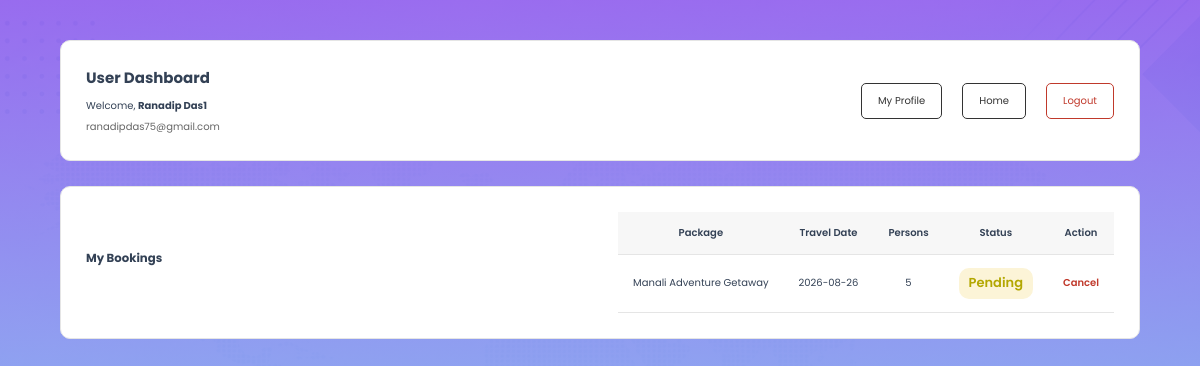
/user/dashboard.php (signed in), run on the app's committed database.
### tables this page shows
CREATE TABLE `bookings` (
  `id` int(10) UNSIGNED NOT NULL,
  `user_id` int(10) UNSIGNED NOT NULL,
  `package_id` int(10) UNSIGNED NOT NULL,
  `travel_date` date NOT NULL,
  `persons` int(10) UNSIGNED NOT NULL,
  `special_request` text DEFAULT NULL,
  `booking_status` enum('Pending','Confirmed','Cancelled') NOT NULL DEFAULT 'Pending',
  `created_at` timestamp NOT NULL DEFAULT current_timestamp()
);

CREATE TABLE `packages` (
  `id` int(10) UNSIGNED NOT NULL,
  `title` varchar(150) NOT NULL,
  `location` varchar(150) NOT NULL,
  `description` text NOT NULL,
  `price` decimal(10,2) NOT NULL,
  `duration_days` tinyint(3) UNSIGNED NOT NULL,
  `image` varchar(255) NOT NULL,
  `status` enum('active','inactive') NOT NULL DEFAULT 'active',
  `created_at` timestamp NOT NULL DEFAULT current_timestamp(),
  `updated_at` timestamp NOT NULL DEFAULT current_timestamp() ON UPDATE current_timestamp()
);

### includes/functions.php (called while the page is built, shortened)
<?php
function e($value): string
{
    return htmlspecialchars((string) $value, ENT_QUOTES, 'UTF-8');
}

### user/dashboard.php (the view, shortened to what this page needs)
<?php
require_once '../config/database.php';
require_once '../includes/functions.php';
$bookingStatement = $pdo->prepare(
    "SELECT
        bookings.id,
        packages.title,
        bookings.travel_date,
        bookings.persons,
        bookings.booking_status,
        bookings.created_at
    FROM bookings
    INNER JOIN packages
        ON bookings.package_id = packages.id
    WHERE bookings.user_id = :user_id
    ORDER BY bookings.created_at DESC"
);
$bookingStatement->execute([
    'user_id' => $_SESSION['user_id']
]);
$bookings = $bookingStatement->fetchAll();
?>
<!DOCTYPE html>
<html lang="en">
<head>
    <link
        rel="stylesheet"
        href="../assets/css/style.css"
    >
</head>
<body class="user-dashboard-page">
    <div class="dashboard-container">
    <div class="dashboard-header">
        <div>
            <h2>User Dashboard</h2>
            <p>
                Welcome,
                <strong><?= e($_SESSION['full_name']) ?></strong>
            </p>
            <p class="dashboard-email">
                <?= e($_SESSION['email']) ?>
            </p>
        </div>
        <div class="dashboard-actions">
            <a
                href="profile.php"
                class="dashboard-btn"
            >
                My Profile
            </a>
            <a
                href="../index.php"
                class="dashboard-btn"
            >
                Home
            </a>
            <a
                href="../auth/logout.php"
                class="dashboard-btn logout-btn"
            >
                Logout
            </a>
        </div>
    </div>
    <div class="dashboard-section">
        <h3>My Bookings</h3>
        <?php if (empty($bookings)) { ?>
            <div class="empty-message">
                No bookings found.
            </div>
        <?php } else { ?>
            <div class="table-responsive">
                <table class="dashboard-table">
                    <thead>
                        <tr>
                            <th>Package</th>
                            <th>Travel Date</th>
                            <th>Persons</th>
                            <th>Status</th>
                            <th>Action</th>
                        </tr>
                    </thead>
                    <tbody>
                    <?php
                    foreach ($bookings as $booking) {
                        $status = strtolower(
                            $booking['booking_status']
                        );
                    ?>
                        <tr>
                            <td>
                                <?= e($booking['title']) ?>
                            </td>
                            <td>
                                <?= e($booking['travel_date']) ?>
                            </td>
                            <td>
                                <?= e($booking['persons']) ?>
                            </td>
                            <td>
                                <?php if ($status === 'pending') { ?>
                                    <span class="status status-pending">
                                        Pending
                                    </span>
                                <?php } elseif ($status === 'confirmed') { ?>
                                    <span class="status status-confirmed">
                                        Confirmed
                                    </span>
                                <?php } elseif ($status === 'cancelled') { ?>
                                    <span class="status status-cancelled">
                                        Cancelled
                                    </span>
                                <?php } else { ?>
                                    <?= e($booking['booking_status']) ?>
                                <?php } ?>
                            </td>
                            <td>
                                <?php if ($status === 'pending') { ?>
                                    <a
                                        href="?cancel=<?= (int) $booking['id'] ?>"
                                        class="cancel-booking"
                                        onclick="return confirm('Are you sure you want to cancel this booking?');"
                                    >
                                        Cancel
                                    </a>
                                <?php } else { ?>
                                    <span class="no-action">—</span>
                                <?php } ?>
                            </td>
                        </tr>
                    <?php } ?>
                    </tbody>
                </table>
            </div>
        <?php } ?>
    </div>
</div>
</body>
</html>

### assets/css/style.css (style rules this page uses)
:root { --primary:#2563eb; --primary-dark:#1d4ed8; --secondary:#0f172a; --accent:#f59e0b; --text:#334155; --text-light:#64748b; --white:#ffffff; --light:#cad6e1; --border:#e2e8f0; --shadow:0 10px 30px rgba(15,23,42,.08); --shadow-hover:0 20px 40px rgba(15,23,42,.12); --radius:18px; --radius-lg:24px; --transition:all .3s ease; }
* { margin:0; padding:0; box-sizing:border-box; }
html { font-size:62.5%; scroll-behavior:smooth; }
body { font-family:'Poppins', sans-serif; background:var(--white); color:var(--text); overflow-x:hidden; line-height:1.6; }
a { text-decoration:none; }
.dashboard-container { justify-content: center; align-items: center; width: 90%; max-width: 1100px; margin: 40px auto; }
.dashboard-header { display: flex; justify-content: space-between; align-items: center; gap: 20px; padding: 25px; margin-bottom: 25px; background: #fff; border: 1px solid #e5e5e5; border-radius: 10px; }
.dashboard-header h2 { margin-bottom: 8px; }
.dashboard-email { color: #666; margin-top: 5px; }
.dashboard-actions { display: flex; align-items: center; gap: 20px; flex-wrap: wrap; align-content: center; }
.dashboard-btn { display: inline-block; padding: 9px 16px; border: 1px solid #333; border-radius: 5px; text-decoration: none; color: #333; }
.logout-btn { border-color: #c0392b; color: #c0392b; }
.dashboard-section { display: flex; justify-content: space-between; align-items: center; gap: 20px; padding: 25px; margin-bottom: 25px; background: #fff; border: 1px solid #e5e5e5; border-radius: 10px; }
.dashboard-section h3 { margin-bottom: 8px; }
.dashboard-table { width: 100%; border-collapse: collapse; }
.dashboard-table th, .dashboard-table td { padding: 13px 15px; border-bottom: 1px solid #e5e5e5; text-align:center; align-items: center; }
.dashboard-table th { background: #f7f7f7; font-weight: 600; }
.status { display: inline-block; padding: 5px 10px; border-radius: 10px; font-size: 13px; font-weight: 600; }
.status-pending { background: #fcf4d7; color: #b3a701; }
.cancel-booking { color: #c0392b; text-decoration: none; font-weight: 600; }
.user-dashboard-page { min-height: 100vh; background: linear-gradient( rgba(131, 74, 236, 0.8), rgba(99, 225, 241, 0.8) ), url('../images/user-bg.png'); background-size: cover; background-position: center; background-repeat: no-repeat; background-attachment: fixed; }

### data on the page
bookings: package.title "Manali Adventure Getaway", travel_date "2026-08-26", persons "5", booking_status "Pending"

### other printed values
$_SESSION['full_name'] "Ranadip Das1"
$_SESSION['email'] "ranadipdas75@gmail.com"
